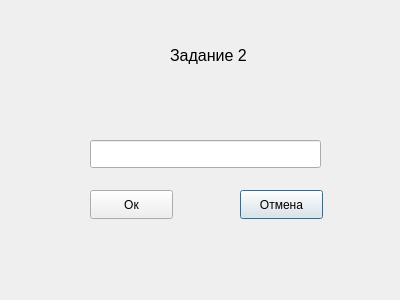
<?xml version="1.0" encoding="UTF-8"?>
<ui version="4.0">
 <class>task2</class>
 <widget class="QDialog" name="task2">
  <property name="geometry">
   <rect>
    <x>0</x>
    <y>0</y>
    <width>400</width>
    <height>300</height>
   </rect>
  </property>
  <property name="windowTitle">
   <string>Dialog</string>
  </property>
  <widget class="QPushButton" name="pushButton_Task2_Cancel">
   <property name="geometry">
    <rect>
     <x>240</x>
     <y>190</y>
     <width>83</width>
     <height>29</height>
    </rect>
   </property>
   <property name="text">
    <string>Отмена</string>
   </property>
  </widget>
  <widget class="QLineEdit" name="lineEdit_Task2">
   <property name="geometry">
    <rect>
     <x>90</x>
     <y>140</y>
     <width>231</width>
     <height>28</height>
    </rect>
   </property>
  </widget>
  <widget class="QLabel" name="label_Task2">
   <property name="geometry">
    <rect>
     <x>170</x>
     <y>40</y>
     <width>101</width>
     <height>31</height>
    </rect>
   </property>
   <property name="text">
    <string>&lt;html&gt;&lt;head/&gt;&lt;body&gt;&lt;p&gt;&lt;span style=&quot; font-size:12pt;&quot;&gt;Задание 2&lt;/span&gt;&lt;/p&gt;&lt;/body&gt;&lt;/html&gt;</string>
   </property>
  </widget>
  <widget class="QPushButton" name="pushButton_Task2_Ok">
   <property name="geometry">
    <rect>
     <x>90</x>
     <y>190</y>
     <width>83</width>
     <height>29</height>
    </rect>
   </property>
   <property name="text">
    <string>Ок</string>
   </property>
  </widget>
 </widget>
 <resources/>
 <connections/>
</ui>
